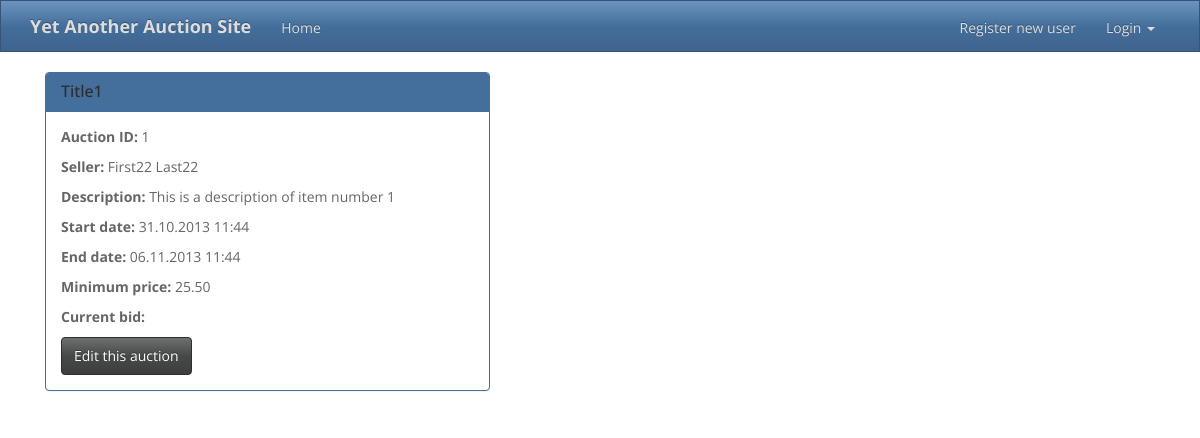
Page /YAAS/view_auction/1/ on the committed database.
### YAAS_app/models.py (models this page shows)
class Auction(models.Model):
    id = models.AutoField(primary_key=True)
    seller = models.ForeignKey(User, related_name='seller')
    title = models.CharField(max_length=30)
    description = models.TextField()
    start_date = models.DateTimeField(auto_now_add=True)
    updated_date = models.DateTimeField(auto_now=True)
    end_date = models.DateTimeField()
    minimum_price = models.DecimalField(max_digits=16, decimal_places=2)
    current_bid = models.DecimalField(max_digits=16, decimal_places=2, null=True)
    bidder = models.ForeignKey(User, related_name='bidder', null=True)
    @classmethod
    def getById(cls, auction_id):
        try:
            a = cls.objects.get(id=auction_id)
        except ObjectDoesNotExist:
            a = None
        return a

### YAAS_app/views.py (the view)
def view_auction(request, id):
    auction = Auction.getById(id)
    if auction:
        template = "view_auction.html"
        context = {"auction": auction}
        return render_to_response(template, context, context_instance=RequestContext(request))
    else:
        template = "message.html"
        context = {"message": "Auction not found"}
        return render_to_response(template, context, context_instance=RequestContext(request))

### templates/view_auction.html (shortened to what this page needs)
{% extends "base.html" %}
{% block content %}
    <div class="col-md-5">
        <div class="panel panel-primary">
            <div class="panel-heading">
                <h3 class="panel-title">{{ auction.title }}</h3>
            </div>
            <div class="panel-body">
                <p><b>Auction ID:</b> {{ auction.id }}</p>
                <p><b>Seller:</b> {{ auction.seller.get_full_name }}</p>
                <p><b>Description:</b> {{ auction.description }}</p>
                <p><b>Start date:</b> {{ auction.start_date|date:"d.m.Y H:i" }}</p>
                <p><b>End date:</b> {{ auction.end_date|date:"d.m.Y H:i" }}</p>
                <p><b>Minimum price:</b> {{ auction.minimum_price|floatformat:2 }}</p>
                <p><b>Current bid:</b> {{ auction.current_bid|floatformat:2 }}</p>
                <a href="/YAAS/edit_auction/{{ auction.id }}/" class="btn btn-default">Edit this auction</a>
            </div>
        </div>
    </div>
{% endblock %}

### rows in the picture
Auction: title "Title1", id "1", seller.get_full_name "First22 Last22", description "This is a description of item number 1", start_date "31.10.2013 11:44", end_date "06.11.2013 11:44", minimum_price "25.50"
